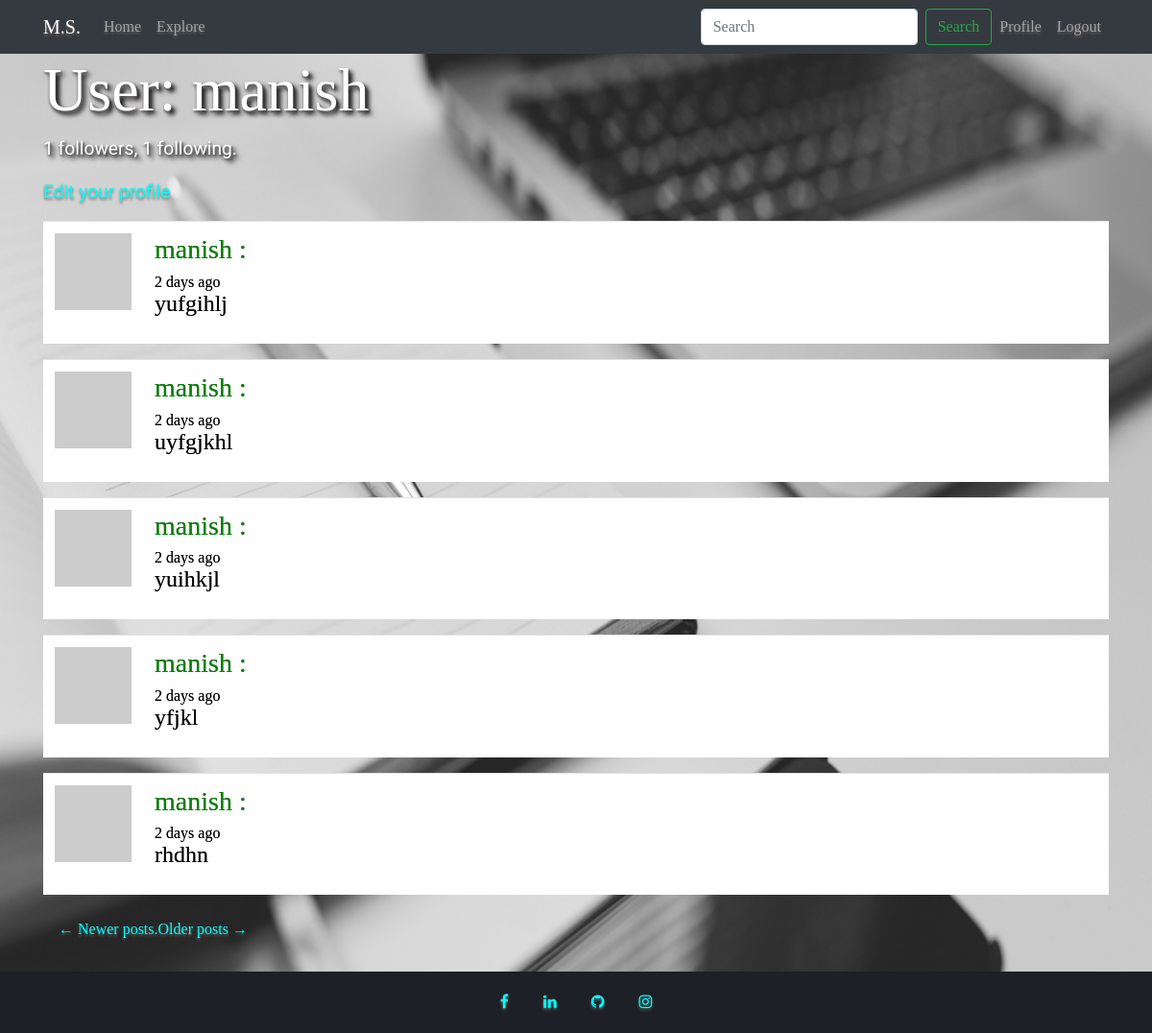
Screenshot of /user/manish (signed in) with the database file from the repository.
### app/models.py (models this page shows, shortened)
class User(UserMixin, db.Model):
    id = db.Column(db.Integer, primary_key=True)
    username = db.Column(db.String(64), index=True, unique=True)
    email = db.Column(db.String(120), index=True, unique=True)
    password_hash = db.Column(db.String(128))
    posts = db.relationship('Post', backref='author', lazy='dynamic')
    about_me = db.Column(db.String(140))
    last_seen = db.Column(db.DateTime, default=datetime.utcnow)
    def avatar(self, size):
        digest = md5(self.email.lower().encode('utf-8')).hexdigest()
        return 'https://www.gravatar.com/avatar/{}?d=identicon&s={}'.format(digest, size)
    followed = db.relationship(
        'User', secondary=followers,
        primaryjoin=(followers.c.follower_id == id),
        secondaryjoin=(followers.c.followed_id == id),
        backref=db.backref('followers', lazy='dynamic'), lazy='dynamic')

class SearchableMixin(object):
    @classmethod
    def before_commit(cls, session):
        session._changes = {
            'add': list(session.new),
            'update': list(session.dirty),
            'delete': list(session.deleted)
        }
    @classmethod
    def after_commit(cls, session):
        for obj in session._changes['add']:
            if isinstance(obj, SearchableMixin):
                add_to_index(obj.__tablename__, obj)
        for obj in session._changes['update']:
            if isinstance(obj, SearchableMixin):
                add_to_index(obj.__tablename__, obj)
        for obj in session._changes['delete']:
            if isinstance(obj, SearchableMixin):
                remove_from_index(obj.__tablename__, obj)
        session._changes = None

class Post(SearchableMixin,db.Model):
    __searchable__ = ['body']
    id = db.Column(db.Integer, primary_key=True)
    body = db.Column(db.String(140))
    timestamp = db.Column(db.DateTime, index=True, default=datetime.utcnow)
    user_id = db.Column(db.Integer, db.ForeignKey('user.id'))

### app/main/routes.py (the view)
@bp.route('/user/<username>')
@login_required
def user(username):
    user = User.query.filter_by(username=username).first_or_404()
    page = request.args.get('page', 1, type=int)
    posts = user.posts.order_by(Post.timestamp.desc()).paginate(
        page, current_app.config['POSTS_PER_PAGE'], False)
    next_url = url_for('main.user', username=user.username,
                       page=posts.next_num) if posts.has_next else None
    prev_url = url_for('main.user', username=user.username,
                       page=posts.prev_num) if posts.has_prev else None
    return render_template('user.html', user=user, posts=posts.items,
                           next_url=next_url, prev_url=prev_url)

### app/main/forms.py
class SearchForm(FlaskForm):
    q = StringField('Search', validators=[DataRequired()])
    def __init__(self, *args, **kwargs):
        if 'formdata' not in kwargs:
            kwargs['formdata'] = request.args
        if 'csrf_enabled' not in kwargs:
            kwargs['csrf_enabled'] = False
        super(SearchForm, self).__init__(*args, **kwargs)

### app/main/routes.py (called while the page is built)
@bp.before_app_request
def before_request():
    if current_user.is_authenticated:
        current_user.last_seen = datetime.utcnow()
        db.session.commit()

@bp.before_app_request
def before_request():
    if current_user.is_authenticated:
        current_user.last_seen = datetime.utcnow()
        db.session.commit()
        g.search_form = SearchForm()

### app/models.py (called while the page is built)
@login.user_loader
def load_user(id):
    return User.query.get(int(id))

### app/templates/user.html (shortened to what this page needs)
<html>
    <head>
        <link rel="stylesheet" href="https://stackpath.bootstrapcdn.com/bootstrap/4.1.2/css/bootstrap.min.css">
        <link rel="stylesheet" href="{{ url_for('static', filename='css/home.css') }}">
        <link rel="stylesheet" href="https://cdnjs.cloudflare.com/ajax/libs/font-awesome/4.7.0/css/font-awesome.min.css">
        </head>
    <body>
        <div class="image">
        <nav class="navbar navbar-expand-lg navbar-dark bg-dark">
                <div class="container">
                <a class="navbar-brand" href="{{url_for('auth.home')}}">M.S.</a>
                <div class="collapse navbar-collapse" id="navbarSupportedContent">
                  <ul class="navbar-nav mr-auto">
                    <li class="nav-item">
                      <a class="nav-link" href="{{ url_for('main.index') }}">Home <span class="sr-only">(current)</span></a>
                    </li>
                    <li class="nav-item">
                      <a class="nav-link" href="{{ url_for('main.explore') }}">Explore</a>
                    </li>
                  </ul>
                  <ul class="nav navbar-nav navbar-right">
                        {% if current_user.is_anonymous %}
                        <li><a class="nav-link" href="{{ url_for('auth.login') }}">Login</a></li>
                        <li><a class="nav-link" href="{{ url_for('auth.register') }}">Register Here</a></li>
                        {% else %}
                        <form class="form-inline my-2 my-lg-0">
                                <input class="form-control mr-sm-2" type="search" placeholder="Search" aria-label="Search">
                                <button class="btn btn-outline-success my-2 my-sm-0" type="submit">Search</button>
                        </form>
                        <li><a class="nav-link" href="{{ url_for('main.user', username=current_user.username) }}">Profile</a></li>
                        <li><a class="nav-link" href="{{ url_for('auth.logout') }}">Logout</a></li>
                        {% endif %}
                    </ul>
                </div>
            </div>
              </nav>
    <div class="container">
        {% block app_content %}
<h1>User: {{ user.username }}</h1>
<p>{{ user.followers.count() }} followers, {{ user.followed.count() }} following.</p>
{% if user == current_user %}
<p><a href="{{ url_for('main.edit_profile') }}">Edit your profile</a></p>
{% elif not current_user.is_following(user) %}
<p><a href="{{ url_for('main.follow', username=user.username) }}">Follow</a></p>
{% else %}
<p><a href="{{ url_for('main.unfollow', username=user.username) }}">Unfollow</a></p>
{% endif %}
{% for post in posts %}
{% include 'post.html' %}
{% endfor %}
<nav class="navbar navbar-expand-sm ">
    <ul class="nav">
        <li class="previous{% if not prev_url %} disabled{% endif %} nav-item">
            <a href="{{ prev_url or '#' }}">
                <span aria-hidden="true">&larr;</span> Newer posts.
            </a>
        </li>
        <li class="next{% if not next_url %} disabled{% endif %} nav-item">
            <a href="{{ next_url or '#' }}">
                                                           Older posts <span aria-hidden="true">&rarr;</span>
            </a>
        </li>
    </ul>
</nav>
{% if posts %}
<br>
{% else %}
<br><br><br><br><br><br><br><br><br>
{% endif %}
{% endblock %}
</div>
    </div>
    <footer id="footer">
        <div class="container">
            <div class="row">
                    <div class="col-sm-12 text-center">
                        <div class="social-icon">
                                <a href="https://www.facebook.com/manish.saini.52831666"><i class="fa fa-facebook"></i></a>
                                <a href="https://www.linkedin.com/in/manish-saini-3ab812161/"><i class="fa fa-linkedin"></i></a>
                                <a href="https://github.com/Manishsaini698"><i class="fa fa-github"></i></a>
                                <a href="https://www.instagram.com/manish_saini._/"><i class="fa fa-instagram"></i></a>
                        </div>
                    </div>
                </div>
        </div>
    </footer>
    </body>
</html>

### app/templates/post.html
<table class="table table-hover container post">
        <tr>
            <td width="70px">
                <a href="{{ url_for('main.user', username=post.author.username) }}">
                    <img src="{{ post.author.avatar(70) }}" />
                </a>
            </td>
            <td>
                <a href="{{ url_for('main.user', username=post.author.username) }}">
                        <h3>{{ post.author.username }} :</h3>
                </a>
                 {{ moment(post.timestamp).fromNow() }}
                <br>
                <p>{{ post.body }}</p>
            </td>
        </tr>
</table>

### app/static/css/home.css (style rules this page uses)
.image { background: url("/static/images/blogging-business-coding-34578.jpg"); background-repeat: no-repeat; background-size: 100% 120%; background-attachment: fixed; }
h1 { font-family:Phillosopher; font-size: 4em; font-weight: 700px; text-shadow: 0px 2px 3px #6d6767, 4px 4px 5px black, 2px 2px 2px gray; }
p { font-family: Merienda; font-size: 1.2em; text-shadow: 0px 2px 3px #6d6767, 4px 4px 5px black, 2px 2px 2px gray; }
body { font-family: Phillosopher; color: white; text-shadow: 0px 2px 3px #6d6767, 4px 4px 5px black, 2px 2px 2px gray; }
a { color: aqua; text-shadow: 0px 2px 3px #6d6767; }
.post { padding-left: 5px; text-size-adjust: 30px; text-shadow: 0px 0px 0px#6d6767; color: black; background-color: white ; font-family: 'Times New Roman'; }
.post p { font-size: 1.5em; font-family: 'Crimson Text', serif; text-shadow: 0px 0px 0px#6d6767; }
.post h3 { color:green; text-shadow: 0px 0px 0px#6d6767; }
footer { background-color: #1d2026; padding-top:20px; padding-bottom: 20px; background-size: cover; background-attachment: fixed; }
.social-icon a { margin: 0 16px 20px 16px; display: inline; }

### rows the page displays
User: username "manish"
Post: author.username "manish", timestamp "2 days ago", body "yufgihlj"
Post: author.username "manish", timestamp "2 days ago", body "uyfgjkhl"
Post: author.username "manish", timestamp "2 days ago", body "yuihkjl"
Post: author.username "manish", timestamp "2 days ago", body "yfjkl"
Post: author.username "manish", timestamp "2 days ago", body "rhdhn"

### other values shown
{{ user.followers.count() }} "1"
{{ user.followed.count() }} "1"
